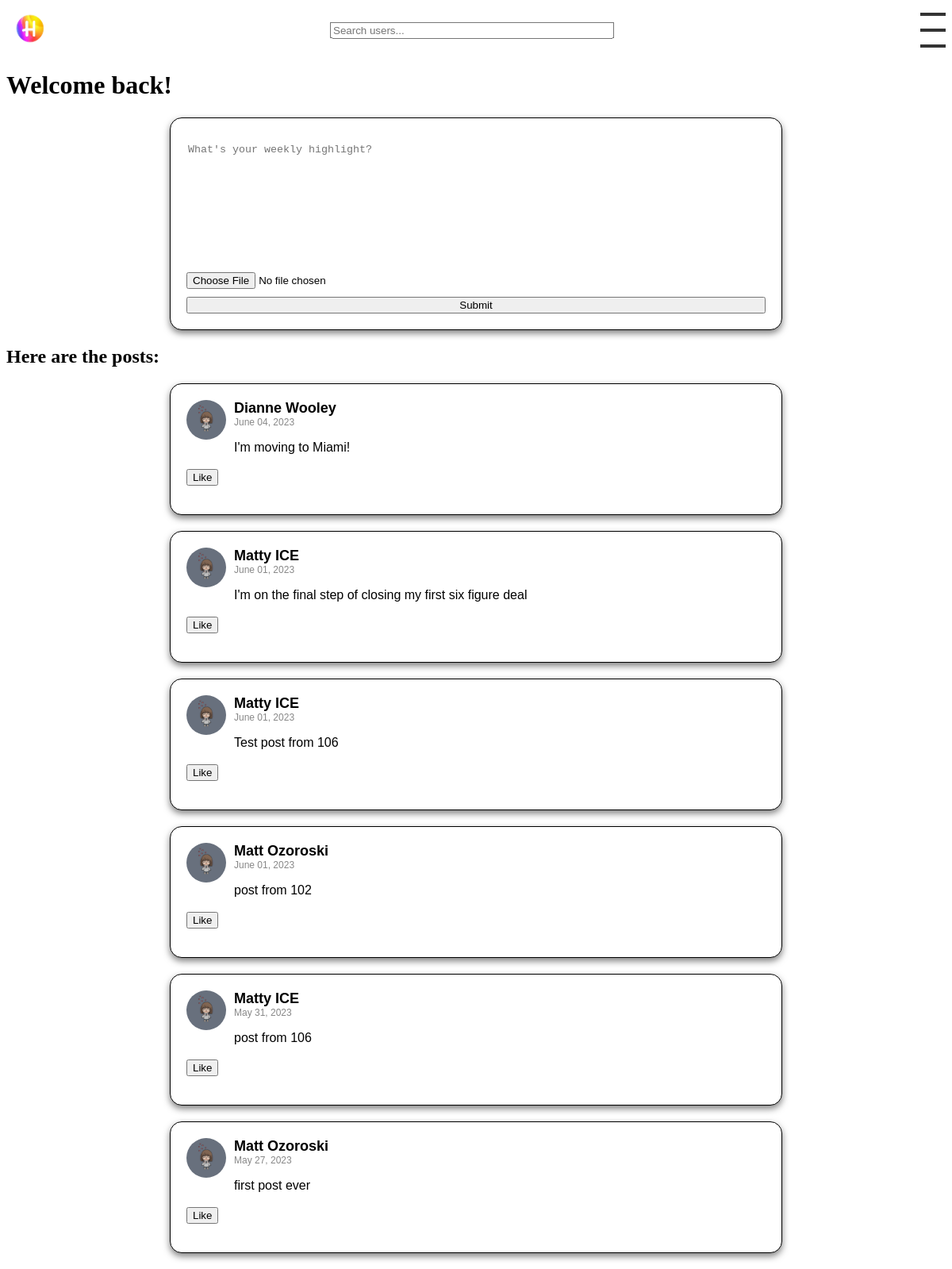
Page / (signed in) on the earlier database version.
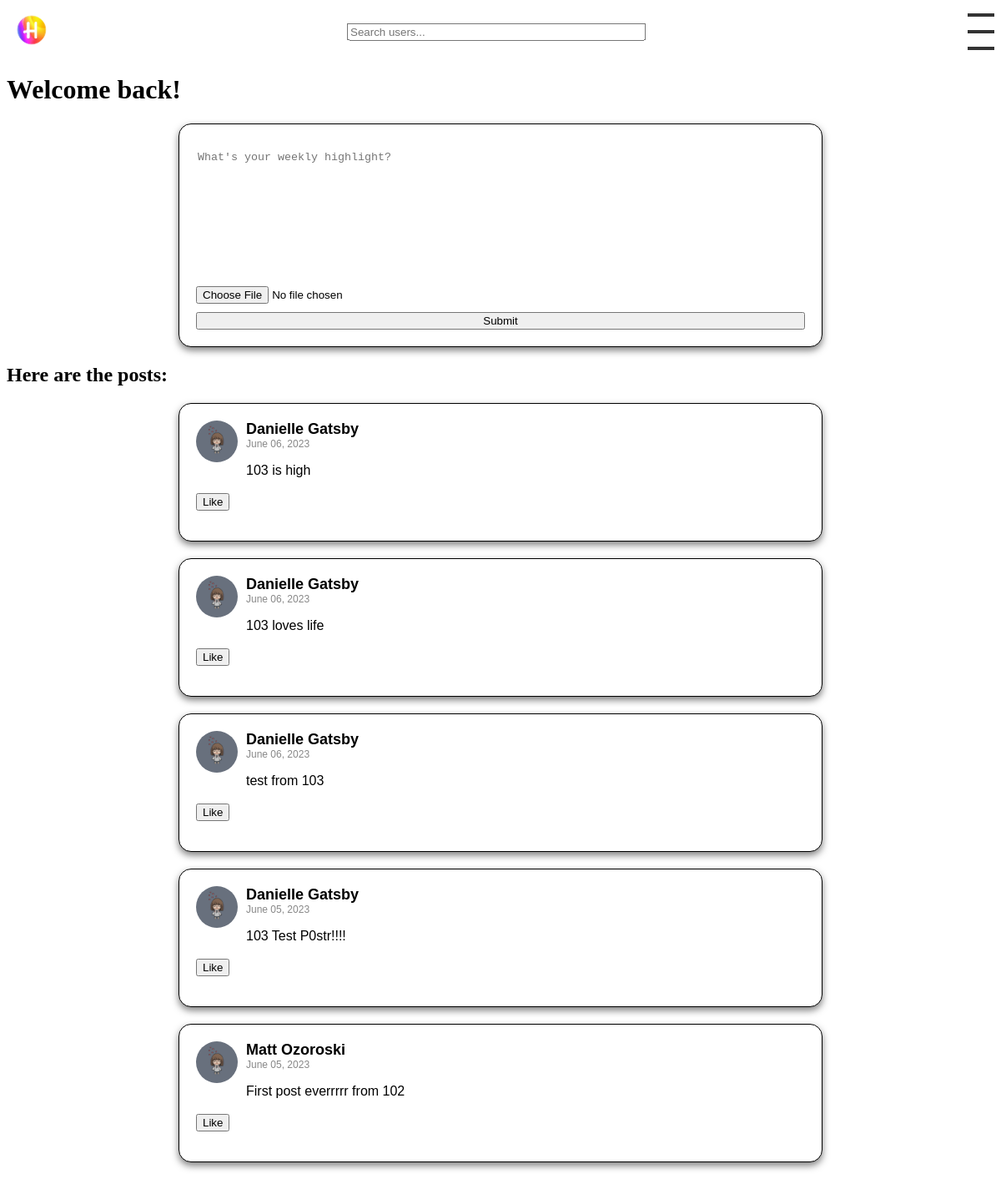
Same page on the later database version.
### posts/models.py (models this page shows, shortened)
class Post(models.Model):
    user = models.ForeignKey(User, on_delete=models.CASCADE, related_name='posts')
    text = models.TextField()
    image = models.ImageField(upload_to='images/', blank=True, null=True)
    likes = models.ManyToManyField(User, related_name='likes', blank=True)
    created_at = models.DateTimeField(auto_now_add=True)

class Profile(models.Model):
    user = models.OneToOneField(User, on_delete=models.CASCADE)
    image = models.ImageField(upload_to='profile_pics/', default='profile_pics/ProfilePic.jpg', blank=True)
    location = models.CharField(max_length=30, blank=True)
    bio = models.TextField(blank=True)
    friends = models.ManyToManyField("self")

### posts/views.py (the view)
# urls.py: 2. Add a URL to urlpatterns:  path('', views.home, name='home')
def home(request):
    if request.method == 'POST':
        form = PostForm(request.POST)
        if form.is_valid():
            post = form.save(commit=False)
            post.user = request.user
            post.save()
            return HttpResponseRedirect(reverse('home'))  # 'home' is the name of your URL pattern
    else:
        form = PostForm()
    colors = ['yellow', 'pink', 'green', 'orange', 'blue']
    shuffled_colors = list(itertools.islice(itertools.cycle(colors), 150))  # Adjust 150 as per your need
    random.shuffle(shuffled_colors)
    if request.user.is_authenticated:
        posts = Post.objects.exclude(user=request.user).exclude(likes=request.user).order_by('-created_at')
        template = 'loggedin.html'
    else:
        posts = Post.objects.all().order_by('-created_at')
        template = 'home.html'
    context = {
        'form': form,
        'posts': posts,
        'shuffled_colors': shuffled_colors,
    }
    return render(request, template, context)

### posts/forms.py
class PostForm(forms.ModelForm):
    class Meta:
        model = Post
        fields = ['text', 'image']
    def __init__(self, *args, **kwargs):
        super().__init__(*args, **kwargs)
        self.fields['text'].widget = forms.Textarea(attrs={'placeholder': 'What\'s your weekly highlight?'})

### posts/templatetags/my_filters.py (called while the page is built)
@register.filter
def custom_date(value):
    now = timezone.now()
    diff = now - value
    if diff.days <= 0 and diff.seconds < 3600:
        return str(diff.seconds//60) + " minutes ago"
    elif diff.days <= 0 and diff.seconds >= 3600:
        return str(diff.seconds//3600) + " hours ago"
    elif diff.days >= 1 and diff.days < 7:
        return str(diff.days) + " days ago"
    else:
        return value.strftime("%B %d, %Y")  # If more than a week ago, return a formatted date

### posts/templates/loggedin.html (shortened to what this page needs)
{% extends 'base.html' %}
{% load static %}
{% block content %}
  <h1>Welcome back!</h1>
  <link rel="stylesheet" type="text/css" href="{% static 'css/form.css' %}">
  <div class="post">
    <form method="post" enctype="multipart/form-data">
      {{ form.text }}
      {{ form.image }}
      <button type="submit">Submit</button>
    </form>
  </div>
  <h2>Here are the posts:</h2>
  {% for post in posts %}
  {% include 'post.html' with post=post show_like_button=True %}
  {% endfor %}
{% endblock %}

### posts/templates/base.html (shortened to what this page needs)
{% load static %}
<!DOCTYPE html>
<html>
<head>
</head>
<body>
    <header>
        {% include 'navbar.html' %}
    </header>
    <div class="content-wrapper">
        {% block content %}{% endblock %}
    </div>
</body>
</html>

### posts/templates/navbar.html (shortened to what this page needs)
{% load static %}
<link rel="stylesheet" type="text/css" href="{% static 'css/navbar.css' %}">
<nav>
    <div class="nav-icon">
        <a href="{% url 'home' %}">
            <img src="{% static 'images/Highlight_logo_TransparentBackground.png' %}" alt="Highlight Logo">
        </a>
    </div>
    <div id="search" class="search">
        {% if request.user.is_authenticated %}
            <input id="search-input" type="text" placeholder="Search users..." autocomplete="off">
        {% endif %}
    </div>
    {% if request.user.is_authenticated %}
        <div class="hamburger-menu">
            <div></div>
            <div></div>
            <div></div>
        </div>
    {% else %}
        <div class="auth-buttons">
            <a href="{% url 'login' %}">Login</a>
            <a href="{% url 'register' %}">Sign up</a>
        </div>
    {% endif %}
</nav>

### posts/templates/post.html (shortened to what this page needs)
{% load static %}
{% load my_filters %}
<link rel="stylesheet" type="text/css" href="{% static 'css/post.css' %}">
<div class="post">
    <div class="post-top">
        <a href="{% url 'view_profile' post.user.username %}">
            <img src="{{ post.user.profile.image.url }}" alt="User Avatar" class="avatar">
        </a>
        <div class="post-content">
            <div class="user-detail">
                <a href="{% url 'view_profile' post.user.username %}" class="username">{{ post.user.first_name }} {{ post.user.last_name }}</a>
                <span class="timestamp">{{ post.created_at|custom_date }}</span>
            </div>
            <p class="post-text">{{ post.text }}</p>
        </div>
    </div>
    {% if show_like_button %}
        <div class="interaction-icons">
            <button class="like-button" data-id="{{ post.id }}">
                {% if request.user in post.likes.all %}
                    Unlike
                {% else %}
                    Like
                {% endif %}
            </button>
        </div>
    {% endif %}
</div>

### posts/static/css/navbar.css (style rules this page uses)
header, footer { z-index: 2; position: relative; }
nav { display: flex; justify-content: space-between; align-items: center; box-sizing: border-box; position: relative; height: 60px; }
.nav-icon { position: absolute; top: 0; bottom: 0; display: flex; align-items: center; }
.nav-icon img { width: 60px; height: auto; }
#search { position: absolute; left: 50%; top: 50%; transform: translate(-50%, -50%); }
.hamburger-menu { position: absolute; right: 0px; top: 0; bottom: 0; display: flex; flex-direction: column; justify-content: space-around; align-items: center; cursor: pointer; z-index: 2; }
.hamburger-menu div { width: 2rem; height: 0.25rem; background-color: #333; }
#search-input { width: 350px; margin-right: 10px; }

### posts/static/css/form.css (style rules this page uses)
.post { background-color: white; border: 1px solid black; box-shadow: 0px 4px 8px rgba(0, 0, 0, 0.5); border-radius: 15px; margin-bottom: 20px; padding: 20px; font-family: Arial, sans-serif; max-width: 90%; margin: 20px auto; width: 730px; }
form { width: 100%; display: flex; flex-direction: column; align-items: start; }
form textarea, form input[type="file"], form button { margin-top: 10px; width: 100%; }
form textarea { resize: none; border: none; }

### posts/static/css/post.css (style rules this page uses)
.post { background-color: white; border: 1px solid black; box-shadow: 0px 4px 8px rgba(0, 0, 0, 0.5); border-radius: 15px; margin-bottom: 20px; padding: 20px; font-family: Arial, sans-serif; max-width: 90%; margin: 20px auto; width: 730px; }
.post-top { display: flex; align-items: flex-start; }
.avatar { width: 50px; height: 50px; border-radius: 50%; margin-right: 10px; }
.username { color: black; font-size: 18px; font-weight: bold; }
.post-text { color: black; font-size: 16px; margin-bottom: 15px; }
.interaction-icons { color: rgb(255, 204, 153); font-size: 20px; margin-bottom: 15px; }
.timestamp { color: #888; font-size: 12px; text-align: left; }
.user-detail { display: flex; flex-direction: column; justify-content: center; align-items: flex-start; }
.post-content { display: flex; flex-direction: column; justify-content: center; align-items: flex-start; }
.username { color: black; font-size: 18px; font-weight: bold; text-decoration: none; }
.avatar { width: 50px; height: 50px; border-radius: 50%; margin-right: 10px; transition: filter 0.3s; }

Differences in the rows shown:
removed Post: user.profile.image (picture), user.first_name "Dianne", user.last_name "Wooley", created_at|custom_date "June 04, 2023", text "I'm moving to Miami!", shows "Like"
removed Post: user.profile.image (picture), user.first_name "Matty", user.last_name "ICE", created_at|custom_date "June 01, 2023", text "I'm on the final step of closing my first six figure deal", shows "Like"
removed Post: user.profile.image (picture), user.first_name "Matty", user.last_name "ICE", created_at|custom_date "June 01, 2023", text "Test post from 106", shows "Like"
removed Post: user.profile.image (picture), user.first_name "Matt", user.last_name "Ozoroski", created_at|custom_date "June 01, 2023", text "post from 102", shows "Like"
removed Post: user.profile.image (picture), user.first_name "Matty", user.last_name "ICE", created_at|custom_date "May 31, 2023", text "post from 106", shows "Like"
removed Post: user.profile.image (picture), user.first_name "Matt", user.last_name "Ozoroski", created_at|custom_date "May 27, 2023", text "first post ever", shows "Like"
added Post: user.profile.image (picture), user.first_name "Danielle", user.last_name "Gatsby", created_at|custom_date "June 06, 2023", text "103 is high", shows "Like"
added Post: user.profile.image (picture), user.first_name "Danielle", user.last_name "Gatsby", created_at|custom_date "June 06, 2023", text "103 loves life", shows "Like"
added Post: user.profile.image (picture), user.first_name "Danielle", user.last_name "Gatsby", created_at|custom_date "June 06, 2023", text "test from 103", shows "Like"
added Post: user.profile.image (picture), user.first_name "Danielle", user.last_name "Gatsby", created_at|custom_date "June 05, 2023", text "103 Test P0str!!!!", shows "Like"
added Post: user.profile.image (picture), user.first_name "Matt", user.last_name "Ozoroski", created_at|custom_date "June 05, 2023", text "First post everrrrr from 102", shows "Like"
